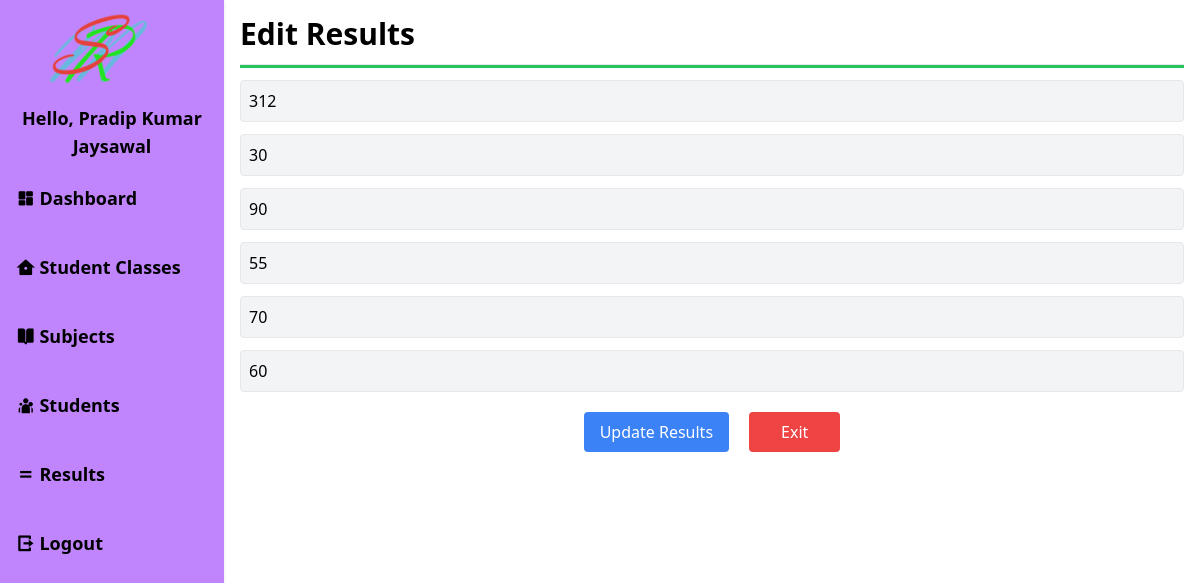
The page /admin/editresults.php?id=1 (signed in) on the database its author committed.
### tables this page shows
CREATE TABLE `results` (
  `id` int(11) NOT NULL,
  `code` int(11) NOT NULL,
  `name` varchar(150) NOT NULL,
  `grade` int(11) NOT NULL,
  `marks` int(11) NOT NULL,
  `english` int(11) DEFAULT NULL,
  `maths` int(11) DEFAULT NULL,
  `computer` int(11) DEFAULT NULL,
  `nepali` int(11) DEFAULT NULL,
  `percentage` float NOT NULL
);

### admin/editresults.php (the view, shortened to what this page needs)
<?php include 'header.php';
$id = $_GET['id'];
$qry ="SELECT * FROM results WHERE id=$id";
include '../includes/dbconnection.php';
$result=mysqli_query($conn,$qry);
$row=mysqli_fetch_assoc($result);
?>
     <h1 class="text-3xl font-bold">Edit Results</h1>
     <hr class="my-3 h-1 bg-green-500">
     <form action="actionresults.php" method="POST">
        <input type="text" name="code" value="<?php echo $row['code']; ?>" placeholder="Enter
 Student Code" class="p-2 bg-gray-100 border rounded w-full block my-3">
        <input type="text" name="marks" value="<?php echo $row['marks']; ?>" placeholder="Enter Marks"
class="p-2 bg-gray-100 border rounded w-full block my-3">
        <input type="text" name="english" value="<?php echo $row['english']; ?>" placeholder="Enter Mark of sub1"
class="p-2 bg-gray-100 border rounded w-full block my-3">
        <input type="text" name="maths" value="<?php echo $row['maths']; ?>" placeholder="Enter Mark of sub2"
class="p-2 bg-gray-100 border rounded w-full block my-3">
        <input type="text" name="computer" value="<?php echo $row['computer']; ?>" placeholder="Enter Mark of sub2"
class="p-2 bg-gray-100 border rounded w-full block my-3">
        <input type="text" name="nepali" value="<?php echo $row['nepali']; ?>" placeholder="Enter Mark of sub2"
class="p-2 bg-gray-100 border rounded w-full block my-3">
        <div class="my-5 flex justify-center gap-5">
            <input type="submit" name="update" value="Update Results" class="bg-blue-500 text-white px-4
            py-2 rounded cursor-pointer" >
            <a href="" class="bg-red-500 text-white px-8 py-2 rounded">Exit</a>
        </div>
     </form>
<?php include 'footer.php';?>

### rows shown on the page
results: code "312", marks "30", english "90", maths "55", computer "70", nepali "60"

### other values the page prints
$_SESSION['username'] "Pradip Kumar Jaysawal"
